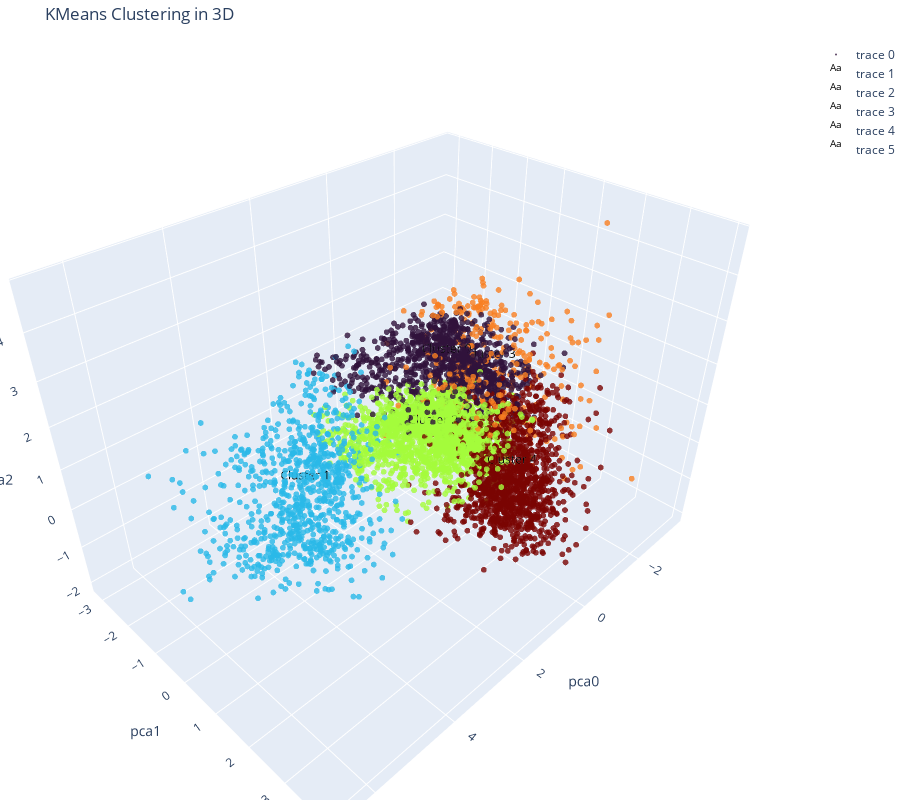

This figure's notebook cell:
### Code cell
songs5000_processed1_chart_df = songs5000_processed1_df.loc[songs5000_processed1_df['cluster'].isin(random.sample(list(songs5000_processed1_df['cluster'].values), 100))].copy()
# Create a 3D scatter plot
fig = go.Figure(data=[go.Scatter3d(
    x=songs5000_processed1_chart_df.iloc[:, 0],  # X-axis
    y=songs5000_processed1_chart_df.iloc[:, 1],  # Y-axis
    z=songs5000_processed1_chart_df.iloc[:, 2],  # Z-axis
    mode='markers',  # Show data points as markers
    marker=dict(
        color=songs5000_processed1_chart_df.loc[:, 'cluster'],  # Color by KMeans labels
        colorscale='turbo',  # Use the 'Viridis' color scale
        size=2,  # Marker size
        opacity=0.8  # Marker opacity
    )
)])

cluster_centers = songs5000_processed1_chart_df.groupby('cluster').agg({songs5000_processed1_chart_df.columns[0]: 'mean',
                                                                        songs5000_processed1_chart_df.columns[1]: 'mean',
                                                                        songs5000_processed1_chart_df.columns[2]: 'mean'}).reset_index()

for idx, row in cluster_centers.iterrows():
    fig.add_trace(go.Scatter3d(
        x=[row[songs5000_processed1_chart_df.columns[0]]],
        y=[row[songs5000_processed1_chart_df.columns[1]]],
        z=[row[songs5000_processed1_chart_df.columns[2]]],
        mode='text',  # Mode is 'text' to just add a label
        text=[f"Cluster {int(row['cluster'])}"],  # Cluster label
        textposition='top center',  # Position of the label
        textfont=dict(size=12, color='black'),  # Font size and color
    ))

# Update layout with axis labels and title
fig.update_layout(
    title='KMeans Clustering in 3D',
    scene=dict(
        xaxis_title=songs5000_processed1_chart_df.columns[0],  # Label for X-axis
        yaxis_title=songs5000_processed1_chart_df.columns[1],  # Label for Y-axis
        zaxis_title=songs5000_processed1_chart_df.columns[2]   # Label for Z-axis
    ),
    margin=dict(l=0, r=0, b=0, t=40),  # Adjust the margins as needed
    width = 900,
    height = 800
)

# Show the plot
fig.show()

### Figure 1 — Plotly figure (JSON) as saved in the notebook; plotly's stock layout.template omitted (floating-point values rounded to 4 significant figures; data arrays with more than 128 entries replaced by an {"elided": "..."} marker saying what was removed)
{"data": [{"marker": {"color": {"elided": "5160 int values"}, "colorscale": [[0, "#30123b"], [0.07143, "#4145ab"], [0.1429, "#4675ed"], [0.2143, "#39a2fc"], [0.2857, "#1bcfd4"], [0.3571, "#24eca6"], [0.4286, "#61fc6c"], [0.5, "#a4fc3b"], [0.5714, "#d1e834"], [0.6429, "#f3c63a"], [0.7143, "#fe9b2d"], [0.7857, "#f36315"], [0.8571, "#d93806"], [0.9286, "#b11901"], [1, "#7a0402"]], "opacity": 0.8, "size": 2}, "mode": "markers", "type": "scatter3d", "x": {"elided": "5160 float values"}, "y": {"elided": "5160 float values"}, "z": {"elided": "5160 float values"}}, {"mode": "text", "text": ["Cluster 0"], "textfont": {"color": "black", "size": 12}, "textposition": "top center", "type": "scatter3d", "x": [-0.9351], "y": [-0.6521], "z": [1.087]}, {"mode": "text", "text": ["Cluster 1"], "textfont": {"color": "black", "size": 12}, "textposition": "top center", "type": "scatter3d", "x": [3.463], "y": [-0.4275], "z": [0.1398]}, {"mode": "text", "text": ["Cluster 2"], "textfont": {"color": "black", "size": 12}, "textposition": "top center", "type": "scatter3d", "x": [-0.6928], "y": [-0.7813], "z": [-0.8224]}, {"mode": "text", "text": ["Cluster 3"], "textfont": {"color": "black", "size": 12}, "textposition": "top center", "type": "scatter3d", "x": [-1.691], "y": [0.005709], "z": [0.9067]}, {"mode": "text", "text": ["Cluster 4"], "textfont": {"color": "black", "size": 12}, "textposition": "top center", "type": "scatter3d", "x": [-0.1124], "y": [2.004], "z": [-0.1]}], "layout": {"height": 800, "margin": {"b": 0, "l": 0, "r": 0, "t": 40}, "scene": {"xaxis": {"title": {"text": "pca0"}}, "yaxis": {"title": {"text": "pca1"}}, "zaxis": {"title": {"text": "pca2"}}}, "title": {"text": "KMeans Clustering in 3D"}, "width": 900}}
